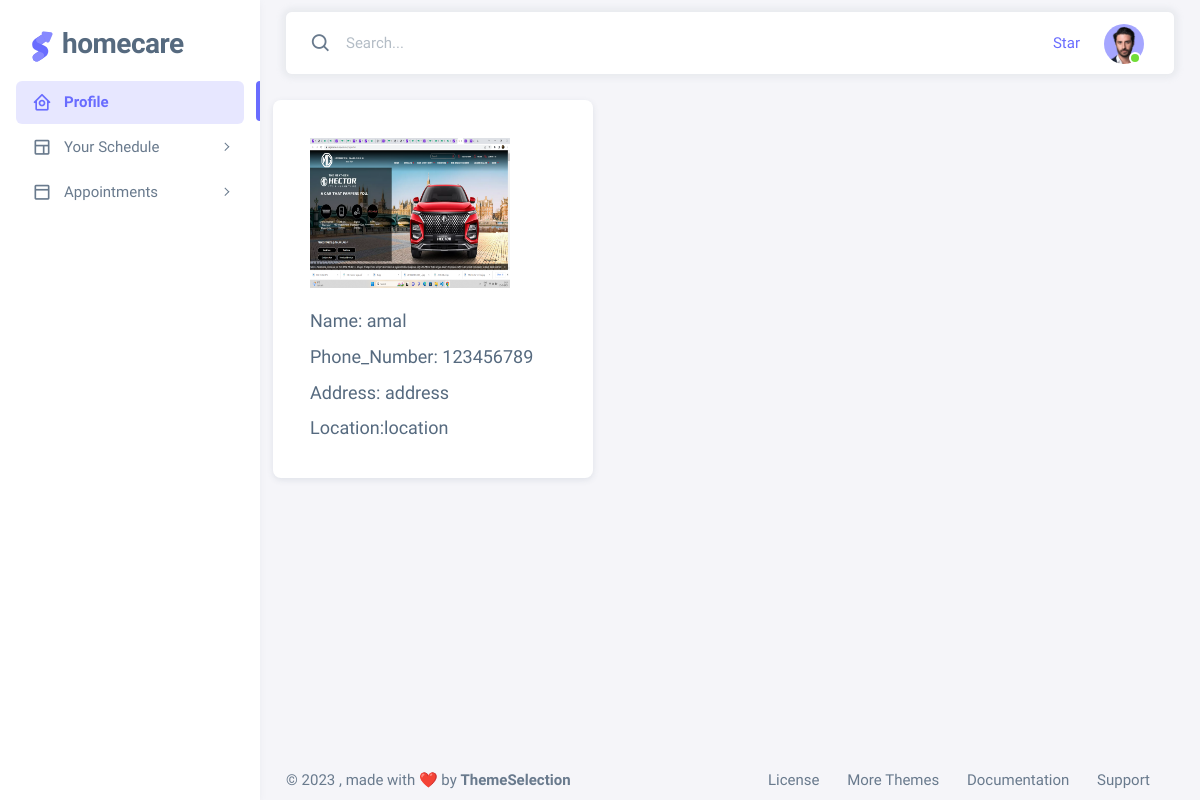
The page /Profile (signed in) on the database as committed earlier.
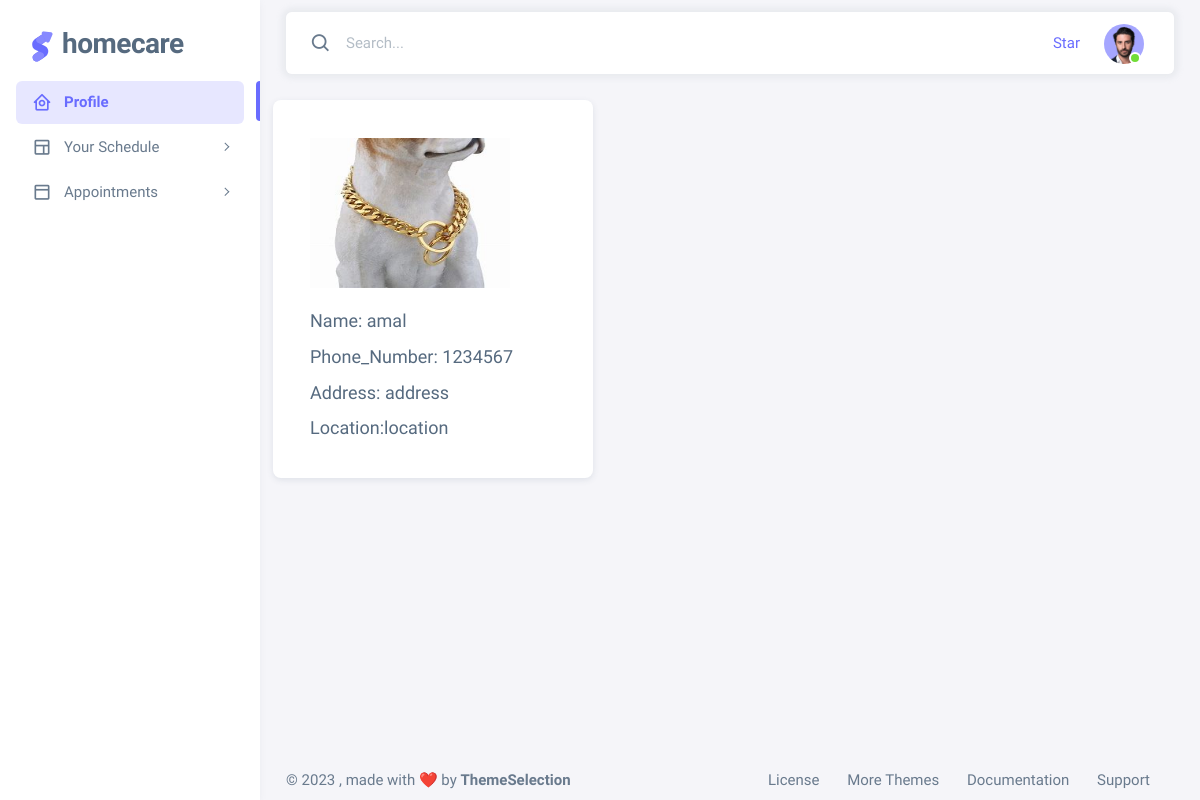
The same page on the database as committed later.
### app1/models.py (models this page shows)
class Worker(models.Model):
    user = models.ForeignKey(Login,on_delete=models.CASCADE)
    name = models.CharField(max_length=30, unique=True,null=True)
    address = models.TextField()
    phone_number = models.IntegerField()
    location = models.TextField()
    image = models.ImageField(upload_to='images/',null=True)
    def __str__(self):
        return self.name

### app1/views.py (the view)
# urls.py: path('Profile', views.Profile, name='Profile'),
@login_required(login_url='login_view')
def Profile(request):
    u=request.user
    obj=Login.objects.get(username=u)
    data=Worker.objects.filter(user=obj)
    print(data)
    return render(request,'Workertemp/Worker_profile_view.html',{'data':data})

### templates/Workertemp/Worker_profile_view.html (shortened to what this page needs)
{% extends 'Workertemp/Worker_home.html'%}
{% load crispy_forms_tags %}
{%  block content %}
<div class="card" style="width: 20rem;">
    {% for i in data %}
  <div class="card-body">
        <img src="{{i.image.url}}" alt="IMAGE" width="200"height="150">
         <br> <br> <h5><label for="html">Name: {{i.name }}</label></h5>
           <h5> <label for="html">Phone_Number: {{i.phone_number }}</label></h5>
          <h5> <label for="html">Address: {{i.address }}</label></h5>
          <h5> <label for="html">Location:{{ i.location }}</label> </h5>
  </div>
    {% endfor %}
</div>
{% endblock %}

Rows that differ between the two databases and show on the page:
changed Worker "amal": image: a different picture; phone_number "123456789" → "1234567"
